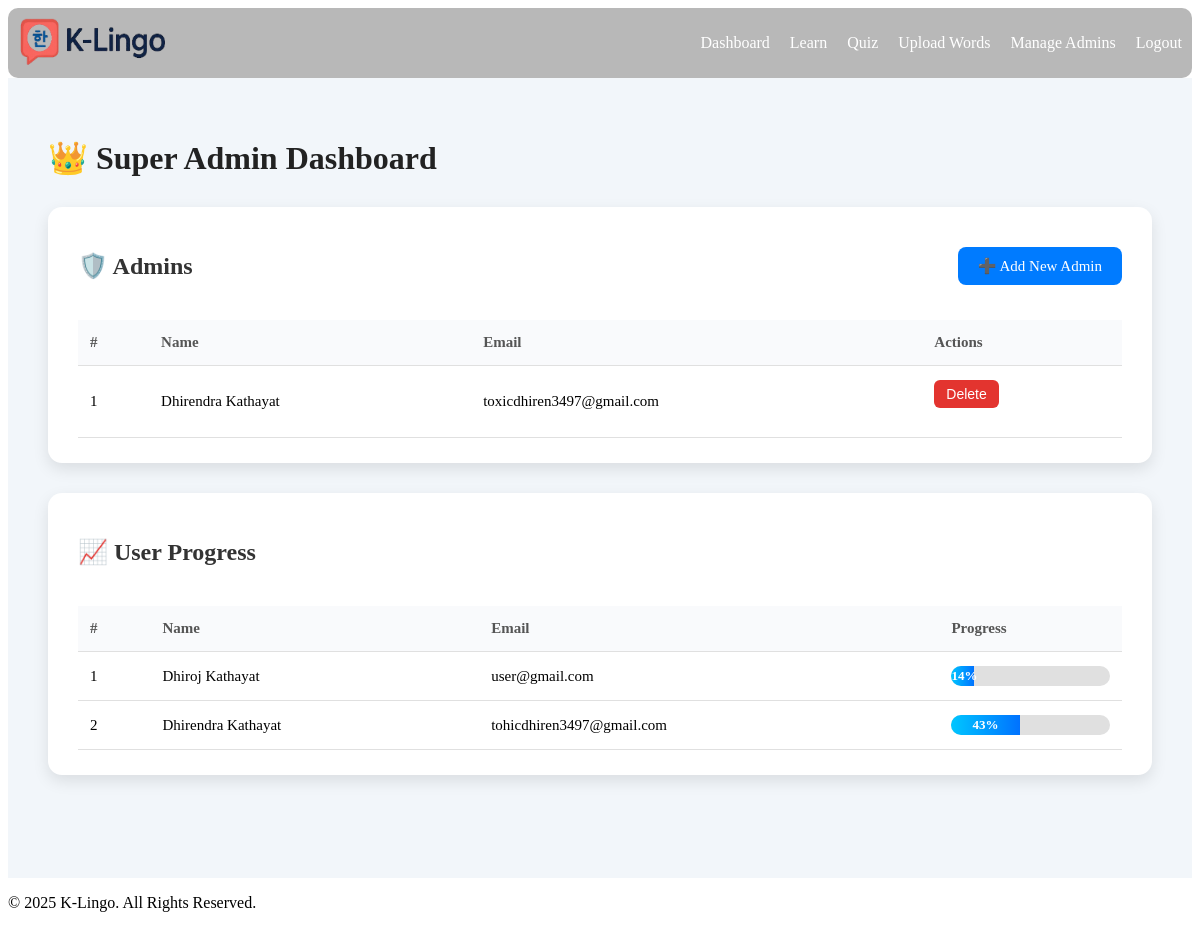
Page /views/superadmin/manage-admins.php (signed in) on the earlier database version.
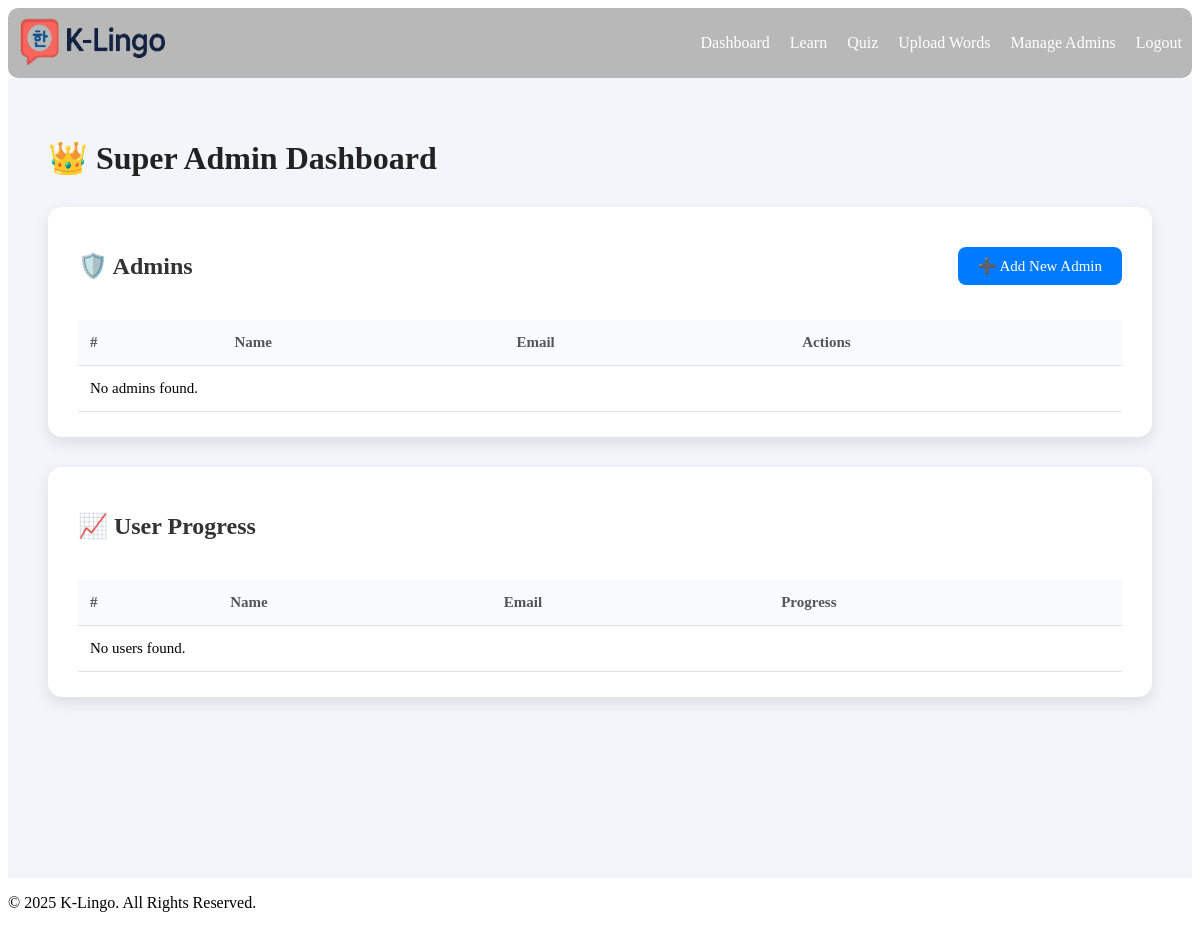
Same page on the later database version.
### tables this page shows
CREATE TABLE `users` (
  `id` int(11) NOT NULL,
  `name` varchar(100) NOT NULL,
  `email` varchar(100) NOT NULL,
  `password` varchar(255) NOT NULL,
  `role` enum('user','admin','super_admin') DEFAULT 'user',
  `created_at` timestamp NOT NULL DEFAULT current_timestamp()
);

### includes/auth.php (called while the page is built, shortened)
<?php
function isAdmin() {
    return isset($_SESSION['role']) && ($_SESSION['role'] === 'admin' || $_SESSION['role'] === 'super_admin');
}
function isSuperAdmin() {
    return isset($_SESSION['role']) && $_SESSION['role'] === 'super_admin';
}
?>

### views/superadmin/manage-admins.php (the view, shortened to what this page needs)
<?php
require_once('../../includes/db.php');
require_once('../../includes/auth.php');
$admins = [];
$adminQuery = "SELECT id, name, email FROM users WHERE role = 'admin'";
$result = $conn->query($adminQuery);
if ($result) {
    while ($row = $result->fetch_assoc()) {
        $admins[] = $row;
    }
} else {
    die("Admin Query Failed: " . $conn->error);
}
$totalLessonsQuery = "SELECT COUNT(*) as total_lessons FROM lessons";
$totalLessonsResult = $conn->query($totalLessonsQuery);
$totalLessons = 0;
if ($totalLessonsResult) {
    $row = $totalLessonsResult->fetch_assoc();
    $totalLessons = (int)$row['total_lessons'];
} else {
    die("Total Lessons Query Failed: " . $conn->error);
}
$users = [];
$userQuery = "
    SELECT u.id, u.name, u.email, u.role,
           SUM(CASE WHEN p.completed = 1 THEN 1 ELSE 0 END) AS completed_lessons
    FROM users u
    LEFT JOIN user_progress p ON u.id = p.user_id
    WHERE u.role = 'user'
    GROUP BY u.id
";
$userResult = $conn->query($userQuery);
if ($userResult) {
    while ($row = $userResult->fetch_assoc()) {
        $users[] = $row;
    }
} else {
    die("User Query Failed: " . $conn->error);
}
?>
<?php include('../../includes/header.php'); ?>
<div class="superadmin-container">
    <h1>👑 Super Admin Dashboard</h1>
    <div class="card">
        <div class="card-header">
            <h2>🛡️ Admins</h2>
            <a href="create-admin.php" class="btn-primary">➕ Add New Admin</a>
        </div>
        <div class="table-wrapper">
        <table>
            <thead>
                <tr>
                    <th>#</th>
                    <th>Name</th>
                    <th>Email</th>
                    <th>Actions</th>
                </tr>
            </thead>
            <tbody>
                <?php if (count($admins) > 0): ?>
                    <?php foreach ($admins as $index => $admin): ?>
                        <tr>
                            <td><?php echo $index + 1; ?></td>
                            <td><?php echo htmlspecialchars($admin['name']); ?></td>
                            <td><?php echo htmlspecialchars($admin['email']); ?></td>
                            <td>
                                <form action="delete-admin.php" method="POST" onsubmit="return confirm('Are you sure you want to delete this admin?');">
                                    <button type="submit" class="btn-danger"> Delete</button>
                                </form>
                            </td>
                        </tr>
                    <?php endforeach; ?>
                <?php else: ?>
                    <tr><td colspan="4">No admins found.</td></tr>
                <?php endif; ?>
            </tbody>
        </table>
        </div>
    </div>
    <div class="card">
        <div class="card-header">
            <h2>📈 User Progress</h2>
        </div>
        <div class="table-wrapper">
        <table>
            <thead>
                <tr>
                    <th>#</th>
                    <th>Name</th>
                    <th>Email</th>
                    <th>Progress</th>
                </tr>
            </thead>
            <tbody>
                <?php if (count($users) > 0): ?>
                    <?php foreach ($users as $index => $user): ?>
                        <tr>
                            <td><?php echo $index + 1; ?></td>
                            <td><?php echo htmlspecialchars($user['name']); ?></td>
                            <td><?php echo htmlspecialchars($user['email']); ?></td>
                            <td>
                                <?php
                                    $progress = 0;
                                    if ($totalLessons > 0) {
                                        $progress = round(($user['completed_lessons'] / $totalLessons) * 100);
                                    }
                                ?>
                                <div class="progress-bar">
                                    <div class="progress-fill" style="width: <?php echo $progress; ?>%;">
                                        <?php echo $progress; ?>%
                                    </div>
                                </div>
                            </td>
                        </tr>
                    <?php endforeach; ?>
                <?php else: ?>
                    <tr><td colspan="4">No users found.</td></tr>
                <?php endif; ?>
            </tbody>
        </table>
        </div>
    </div>
</div>
<?php include('../../includes/footer.php'); ?>

### includes/header.php (shortened to what this page needs)
<header>
    <nav>
        <div class="logo">
            <a href="/klingo/views/dashboard.php"><img src="/klingo/assets/images/logo.png" alt="logo" srcset="" style="width: 150px; height: 50px;"></a>
        </div>
        <ul>
            <?php if (isset($_SESSION['user_id'])): ?>
                <li><a href="/klingo/views/dashboard.php">Dashboard</a></li>
                <li><a href="/klingo/views/learn.php">Learn</a></li>
                <li><a href="/klingo/views/quiz.php">Quiz</a></li>
                <?php if (isAdmin()): ?>
                    <li><a href="/klingo/views/admin/upload.php">Upload Words</a></li>
                <?php endif; ?>
                <?php if (isSuperAdmin()): ?>
                    <li><a href="/klingo/views/superadmin/manage-admins.php">Manage Admins</a></li>
                <?php endif; ?>
                <li><a href="/klingo/api/logout.php">Logout</a></li>
            <?php else: ?>
                <li><a href="/klingo/views/login.php">Login</a></li>
                <li><a href="/klingo/views/register.php">Register</a></li>
            <?php endif; ?>
        </ul>
    </nav>
</header>

### includes/footer.php (shortened to what this page needs)
<footer>
    <p>&copy; <?php echo date('Y'); ?> K-Lingo. All Rights Reserved.</p>
</footer>
</body>
</html>

### includes/header.php (style rules this page uses)
header { background-color:rgba(83, 83, 83, 0.41); color: #efff; padding: 10px 0; border-radius:10px; }
nav { display: flex; justify-content: space-between; align-items: left; max-width: 1200px; margin: 0 auto; padding: 0 10px; }
.logo { font-size: 24px; font-weight: bold; }
.logo a { color: #fff; text-decoration: none; }
ul { list-style: none; display: flex; gap: 20px; }
li { font-size: 16px; }
li a { color: #fff; text-decoration: none; }

### views/superadmin/manage-admins.php (style rules this page uses)
.superadmin-container { padding: 40px; background: #f2f6fa; min-height: 90vh; }
h1 { font-size: 32px; margin-bottom: 30px; color: #222; }
.card { background: #fff; padding: 25px 30px; margin-bottom: 30px; border-radius: 14px; box-shadow: 0 6px 16px rgba(0,0,0,0.1); }
.card-header { display: flex; justify-content: space-between; align-items: center; margin-bottom: 20px; }
h2 { font-size: 24px; color: #333; }
.btn-primary { background: #007bff; color: white; padding: 10px 20px; text-decoration: none; border-radius: 8px; font-size: 15px; transition: background 0.3s ease; }
.table-wrapper { overflow-x: auto; }
table { width: 100%; border-collapse: collapse; font-size: 15px; }
th, td { padding: 14px 12px; text-align: left; border-bottom: 1px solid #e0e0e0; }
thead { background: #f9fafc; }
th { color: #555; }
.btn-danger { background: #e3342f; color: white; padding: 6px 12px; border: none; border-radius: 6px; cursor: pointer; font-size: 14px; transition: background 0.3s ease; }
.progress-bar { background: #e0e0e0; border-radius: 30px; overflow: hidden; height: 20px; width: 100%; position: relative; }
.progress-fill { background: linear-gradient(90deg, #00c6ff, #0072ff); height: 100%; color: #fff; font-size: 13px; font-weight: bold; text-align: center; line-height: 20px; }

Differences in the rows shown:
removed users: name "Dhirendra Kathayat", email "toxicdhiren3497@gmail.com", shown under "🛡️ Admins"
removed users: name "Dhiroj Kathayat", email "user@gmail.com", progress "14", shown under "📈 User Progress"
removed users: name "Dhirendra Kathayat", email "tohicdhiren3497@gmail.com", progress "43", shown under "📈 User Progress"
Other differences:
text now shown: "No admins found. No users found."
